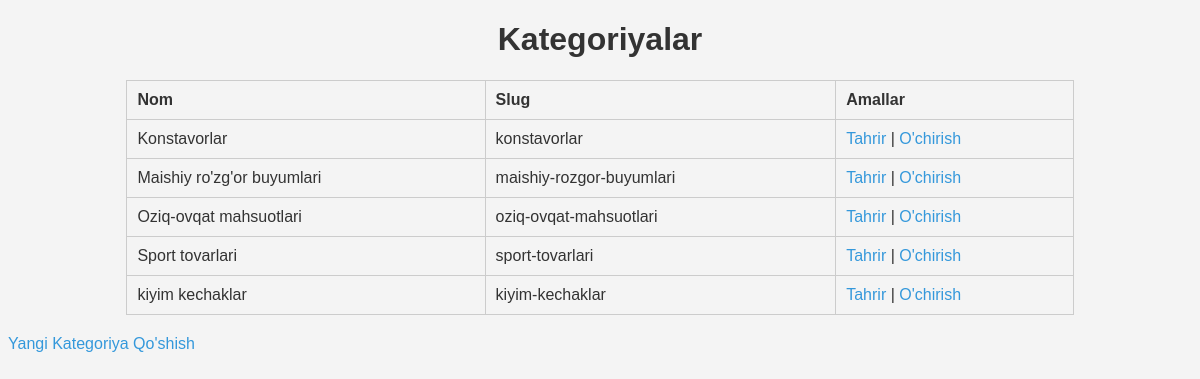
The page /admin_panel/categories/ on the database as committed earlier.
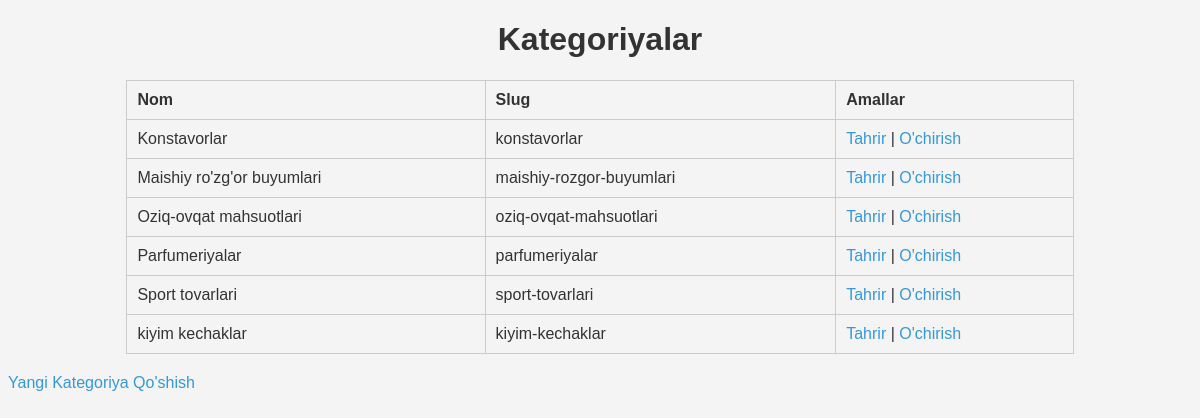
The same page on the database as committed later.
### shop/models.py (models this page shows, shortened)
class Category(models.Model):
    name = models.CharField(max_length=550)
    slug = models.SlugField(max_length=200, unique=True)
    class Meta:
        ordering = ['name']
        indexes = [
            models.Index(fields=['name']),
        ]
        verbose_name = 'category'
        verbose_name_plural = 'categories'

### admin_panel/views.py (the view)
# urls.py: path('categories/', CategoryListView.as_view(), name='category_list'),
class CategoryListView(ListView):
    model = Category
    template_name = 'admin_panel/category_list.html'
    context_object_name = 'categories'

### cart/context_processors.py (called while the page is built)
def cart(request):
    return {'cart': Cart(request)}

### admin_panel/templates/admin_panel/category_list.html (shortened to what this page needs)
{% load static %}
<!DOCTYPE html>
<html lang="en">
<head>
    <link rel="stylesheet" href="{% static 'admin_panel/styles.css' %}">
</head>
<body>
    <h1>Kategoriyalar</h1>
    <table>
        <tr>
            <th>Nom</th>
            <th>Slug</th>
            <th>Amallar</th>
        </tr>
        {% for category in categories %}
        <tr>
            <td>{{ category.name }}</td>
            <td>{{ category.slug }}</td>
            <td>
                <a href="{% url 'admin_panel:category_edit' category.id %}">Tahrir</a> |
                <a href="{% url 'admin_panel:category_delete' category.id %}">O'chirish</a>
            </td>
        </tr>
        {% endfor %}
    </table>
    <a href="{% url 'admin_panel:category_create' %}">Yangi Kategoriya Qo'shish</a>
</body>
</html>

Rows that differ between the two databases and show on the page:
added Category: name "Parfumeriyalar", slug "parfumeriyalar"
